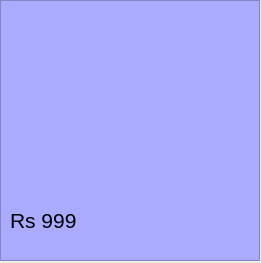
<?xml version="1.0" encoding="UTF-8"?>
<ui version="4.0">
 <class>Form</class>
 <widget class="QWidget" name="Form">
  <property name="geometry">
   <rect>
    <x>0</x>
    <y>0</y>
    <width>261</width>
    <height>263</height>
   </rect>
  </property>
  <property name="windowTitle">
   <string>Form</string>
  </property>
  <widget class="QFrame" name="frame">
   <property name="geometry">
    <rect>
     <x>0</x>
     <y>0</y>
     <width>260</width>
     <height>261</height>
    </rect>
   </property>
   <property name="styleSheet">
    <string notr="true">background-color: rgb(170, 170, 255);</string>
   </property>
   <property name="frameShape">
    <enum>QFrame::StyledPanel</enum>
   </property>
   <property name="frameShadow">
    <enum>QFrame::Raised</enum>
   </property>
   <widget class="QLabel" name="label">
    <property name="geometry">
     <rect>
      <x>14</x>
      <y>15</y>
      <width>231</width>
      <height>171</height>
     </rect>
    </property>
    <property name="text">
     <string/>
    </property>
    <property name="pixmap">
     <pixmap>../../Downloads/images/furniture1.jpg</pixmap>
    </property>
    <property name="scaledContents">
     <bool>true</bool>
    </property>
    <property name="alignment">
     <set>Qt::AlignCenter</set>
    </property>
   </widget>
   <widget class="QLabel" name="label_2">
    <property name="geometry">
     <rect>
      <x>10</x>
      <y>200</y>
      <width>141</width>
      <height>41</height>
     </rect>
    </property>
    <property name="font">
     <font>
      <pointsize>16</pointsize>
     </font>
    </property>
    <property name="text">
     <string>Rs 999</string>
    </property>
   </widget>
   <widget class="QLabel" name="label_3">
    <property name="geometry">
     <rect>
      <x>170</x>
      <y>200</y>
      <width>71</width>
      <height>51</height>
     </rect>
    </property>
    <property name="text">
     <string/>
    </property>
    <property name="pixmap">
     <pixmap>../../Downloads/images/default cart.png</pixmap>
    </property>
    <property name="scaledContents">
     <bool>true</bool>
    </property>
   </widget>
  </widget>
 </widget>
 <resources/>
 <connections/>
</ui>
